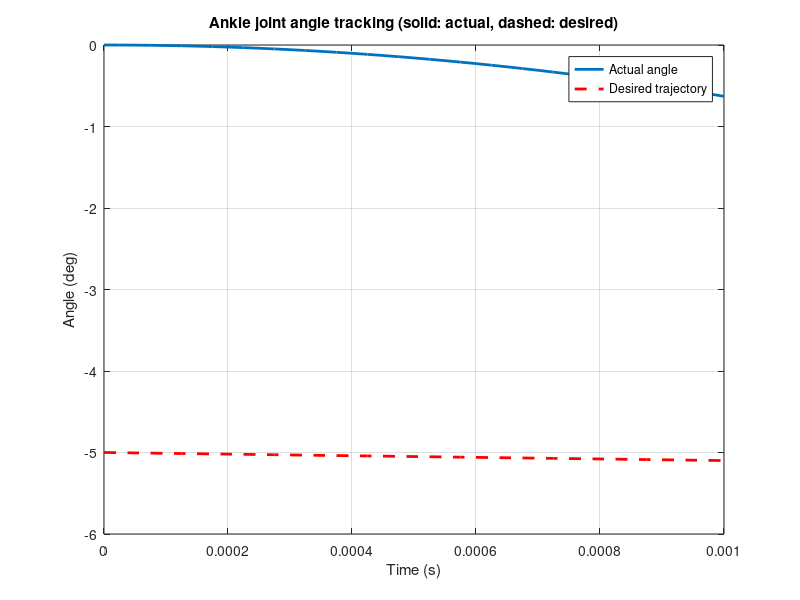
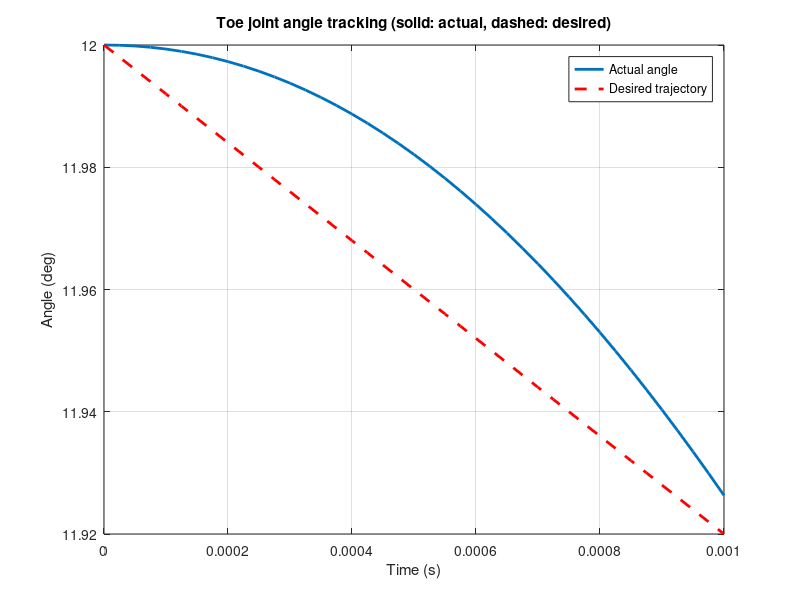
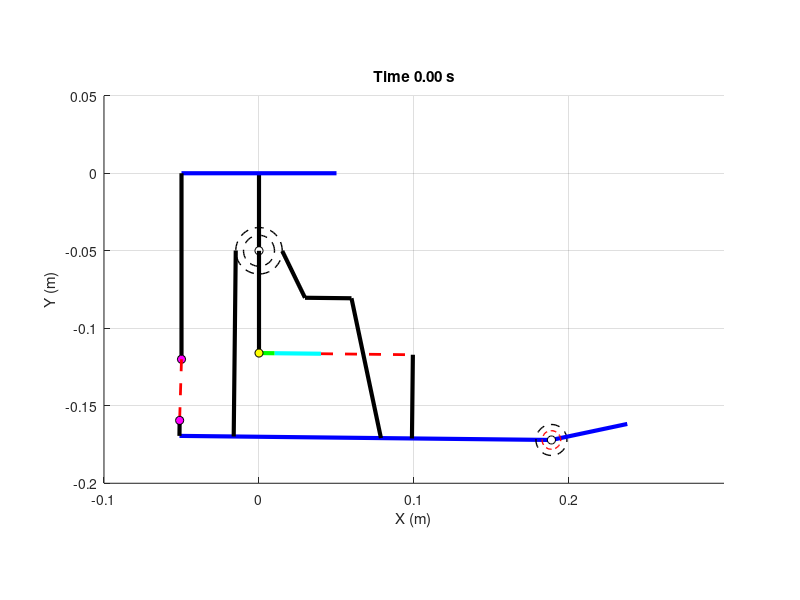

The MATLAB source for these figures, in order:
function prosthetic_foot_sim_v7()
    spring_len_array = [];
    assignin('base', 'spring_len_array', spring_len_array);
    spring_len3_array = [];
    assignin('base', 'spring_len3_array', spring_len3_array);
    x_m_array = [];
    assignin('base', 'x_m_array', x_m_array);
    omega_m_ref_array = [];
    assignin('base', 'omega_m_ref_array', omega_m_ref_array);
    omega_m_array = [];
    assignin('base', 'omega_m_array', omega_m_array);
    omega_t_array = [];
    assignin('base', 'omega_t_array', omega_t_array);
    tau_pid_t_array = [];
    assignin('base', 'tau_pid_t_array', tau_pid_t_array);
    
    
    

    % Parameter definitions: The fixed part above the ankle joint may be less than 1kg, the toe part may be about 100g, so the total is about 3kg
    I_a = 0.01;      % Foot plate moment of inertia (kg·m^2), about 2kg, with the part rotating with the ankle joint, plus other materials, maybe 2.5kg
    I_t = 0.0001;     % Toe joint moment of inertia (kg·m^2)
    m_t = 0.1;      % Toe mass (kg)
    d = 0.20;        % Distance from toe joint to ankle joint (m)
    eta = 0.9;       % Efficiency factor η 

    % There should be other moments of inertia to add, because there are motors and other parts on the foot plate, not yet included (this should be in the whole swing phase and stance phase except for the calculation from full foot landing to forefoot landing to toe off)
    I_toe_at_ankle = I_t + m_t * d^2;
    I_a_total = I_a + I_toe_at_ankle;

    % In the excluded process, the ankle joint does not need to consider the rotation of the toe joint, because it does not rotate with the toe joint
    % I_a_total = I_a;

    % System 1 - Ankle joint
    k1 = 212000; % Spring k1 stiffness coefficient
    L0 = 0.05; % Spring k1 original length 0.04m
    n = 4; % Gear ratio of k1 system
    p_m_per_rev = 0.01; % Lead screw pitch 5 mm/rev = 0.005 m/rev. This needs to consider torque: the larger it is, the less torque it can withstand, the smaller it is, the slower the response. If too large, it may cause overshoot. !!!!! Note that I finally used a range of 0.01, that is, 10mm

    p = p_m_per_rev / (2 * pi);  % m/rad
    theta_a0 = deg2rad(0); % Initial ankle joint angle

    % System 3 - Ankle joint
    k3 = 2000; % Spring k3 stiffness coefficient
    L3 = 0.05; % Spring k3 original length

    % System 2 - Toe joint
    n_t = 5; % Gear ratio of k2 system
    theta_t0 = deg2rad(12); % Initial toe joint angle
    I_actual = 0; % Should be the actual measured motor current, external input variable
    k2 = 1.075; % Spring k2 stiffness coefficient

    % Damping parameters
    b_a = 0.05;       % Ankle joint damping N·m·s/rad
    b_t = 0.01;       % Toe joint damping N·m·s/rad
    b_m = 0.005;      % Motor shaft (toe joint) damping N·m·s/rad

    % Initial state:
    % Add 4 error integrals and previous error variables: ankle joint integral error, previous ankle error, toe joint integral error, previous toe error
    y0 = [theta_a0; 0; 0.03; 0; theta_t0; 0; 0; 0]; 

    tspan = [0 0.001];
    % tspan = linspace(0, 1, 1000);
    
    % options = odeset('RelTol', 1e-8, 'AbsTol', 1e-8); 提高精度

    [t, y] = ode45(@(t,y) dynamics_v7(t, y, ...
        I_a_total, I_t, k1, L0, n, p, k3, L3, ...
        n_t, b_a, b_t, b_m, eta, I_actual, k2), tspan, y0);

    % [t, y] = ode45(@(t,y) dynamics_v7(t, y, ...
    %     I_a_total, I_t, k1, L0, n, p, k3, L3, ...
    %     n_t, b_a, b_t, b_m, eta, I_actual, k2), tspan, y0, options);


    % Plot: ankle angle tracking performance
    figure();
    plot(t, y(:,1)*180/pi, 'LineWidth', 2); hold on;
    plot(t, arrayfun(@ankle_trajectory_real, t)*180/pi, '--r', 'LineWidth', 2);
    xlabel('Time (s)');
    ylabel('Angle (deg)');
    title('Ankle joint angle tracking (solid: actual, dashed: desired)');
    legend('Actual angle', 'Desired trajectory');
    grid on;

    % Plot: toe joint angle tracking performance
    figure();
    plot(t, y(:,5)*180/pi, 'LineWidth', 2); hold on;
    plot(t, arrayfun(@toe_trajectory_real, t)*180/pi, '--r', 'LineWidth', 2);
    xlabel('Time (s)');
    ylabel('Angle (deg)');
    title('Toe joint angle tracking (solid: actual, dashed: desired)');
    legend('Actual angle', 'Desired trajectory');
    grid on;
   
    figure();
    visualize_motion_v7(t, y);

    spring_len_array = evalin('base', 'spring_len_array');
    fprintf('min spring len = %.4f m\n', min(spring_len_array));
    fprintf('max spring len = %.4f m\n', max(spring_len_array));
    spring_len3_array = evalin('base', 'spring_len3_array');
    fprintf('min spring len3 = %.4f m\n', min(spring_len3_array));
    fprintf('max spring len3 = %.4f m\n', max(spring_len3_array));
    x_m_array = evalin('base', 'x_m_array');
    fprintf('min x m = %.4f m\n', min(x_m_array));
    fprintf('max x m = %.4f m\n', max(x_m_array));
    omega_m_ref_array = evalin('base', 'omega_m_ref_array');
    fprintf('min omega m ref = %.4f rad/s\n', min(abs(omega_m_ref_array)));
    fprintf('max omega m ref = %.4f rad/s\n', max(abs(omega_m_ref_array)));
    Q0 = prctile(abs(omega_m_ref_array), 97.5);
    fprintf('Q0 (97.5%%) = %.4f rad/s\n', Q0);
    omega_m_array = evalin('base', 'omega_m_array');
    fprintf('min omega m = %.4f rad/s\n', min(abs(omega_m_array)));
    fprintf('max omega m = %.4f rad/s\n', max(abs(omega_m_array)));
    Q1 = prctile(abs(omega_m_array), 97.5);
    fprintf('Q1 (97.5%%) = %.4f rad/s\n', Q1);

    omega_t_array = evalin('base', 'omega_t_array');
    fprintf('min omega t = %.4f rad/s\n', min(abs(omega_t_array)));
    fprintf('max omega t = %.4f rad/s\n', max(abs(omega_t_array)));
    Q2 = prctile(abs(omega_t_array), 97.5);
    fprintf('Q2 (97.5%%) = %.4f rad/s\n', Q2);

    tau_pid_t_array = evalin('base', 'tau_pid_t_array');
    fprintf('min tau_pid_t = %.4f Nm\n', min(abs(tau_pid_t_array)));
    fprintf('max tau_pid_t = %.4f Nm\n', max(abs(tau_pid_t_array)));
    Q3 = prctile(abs(tau_pid_t_array), 97.5);
    fprintf('Q3 (97.5%%) = %.4f Nm\n', Q3);
    
    
    
    


end

function dydt = dynamics_v7(t, y, I_a_total, I_t, ...
    k1, L0, n, p, k3, L3, n_t, b_a, b_t, b_m, eta, I_actual, k2)

    theta_a = y(1); % Ankle joint angle
    omega_a = y(2); % Ankle joint angular velocity
    x_m = y(3);     % Ball screw nut position
    omega_m = y(4); % Motor angular velocity
    theta_t = y(5); % Toe joint angle
    omega_t = y(6); % Toe joint angular velocity
    integral_e_a = y(7); 
    integral_e_t = y(8);

    % Desired trajectory
    theta_a_ref = ankle_trajectory_real(t);
    theta_t_ref = toe_trajectory_real(t);
    omega_a_ref = ankle_angular_velocity_real(t);

    % --- Ankle joint PID, calculate desired motor speed ---
    e_a = theta_a_ref - theta_a;
    % omega_a_ref = 0 usually holds (if you just want the ankle to reach a fixed point)
    de_a = omega_a_ref - omega_a;  % Use speed error to estimate error derivative

    Kp_a = 100; Ki_a = 10; Kd_a = 17.5;
    % max_val = 10;
    % integral_e_a = max(min(integral_e_a, max_val), -max_val);

    omega_m_ref = (Kp_a*e_a + Ki_a*integral_e_a + Kd_a * de_a);
    % omega_m_ref = (Kp_a*e_a + Ki_a*integral_e_a);
    fprintf('t=%.2f, e_a=%.4f, int_e_a=%.4f, Ki*int=%.4f\n', ...
    t, e_a, integral_e_a, Ki_a*integral_e_a);

    fprintf('t=%.3f, omega_m_ref=%.4f', ...
    t, omega_m_ref);
    fprintf('t=%.3f, x_m=%.4f,e_a=%.4f', ...
    t, x_m,e_a);
    % % --- Motor speed control, calculate motor angular acceleration ---
    K_motor = 5; % Motor speed loop gain
    alpha_m = K_motor * (omega_m_ref - omega_m);

    % Another way: PID control

    % --- Toe joint PID ---
    e_t = theta_t_ref - theta_t;

    Kp_t = 800; Ki_t = 20;
    tau_pid_t = Kp_t*e_t + Ki_t*integral_e_t;

    % Convert torque to target current
    k_t = 0.5;
    I_ref = tau_pid_t / k_t;
    
    % Inner controller: current PI control (using current sensor feedback)
    %error_I = I_ref - I_actual;
    % voltage_out = PI_current_control(error_I); % Control function to be extended
    
    % Output PWM or voltage to control motor
    % set_motor_voltage(voltage_out); % PWM output to be extended

    % --- Spring and damping calculations remain unchanged --- counterclockwise is positive by default
    O1 = [0; -0.05]; % Ankle joint

    % Ankle joint rotation angle
    rot_a = [cos(theta_a), -sin(theta_a); sin(theta_a), cos(theta_a)]; % Ankle joint rotation matrix
    P0 = [-0.05; -0.17]; % Start position of foot plate (initial, when ankle joint is 0)
    P1 = [0.19; -0.17];  % End position of foot plate, before toe joint (initial, when ankle joint is 0)
    dir = (P1 - P0) / norm(P1 - P0);
    P_local = P0 + dir * 0.15;
    P_global = rot_a * (P_local - O1) + O1; % The end of spring k1 is fixed to the foot plate

    % End position of spring k1
    P_f_x = P_global(1) - 0.054*sin(theta_a);
    P_f_y = P_global(2) + 0.054*cos(theta_a);
    P_f = [P_f_x,P_f_y]; 

    P_c = [0.00,-0.116]; % Left endpoint coordinate of the coupling

    v = P_f - P_c;
    theta_b = atan2(v(2), v(1)); % Angle between ball screw and horizontal plane beta
    P_m_x = P_c(1) + (x_m+0.01)*cos(theta_b);
    P_m_y = P_c(2) + (x_m+0.01)*sin(theta_b);
    P_m = [P_m_x,P_m_y]; % Start position of spring k1 / ball screw nut position
    
    P_c_x = P_c(1) + 0.01*cos(theta_b);
    P_c_y = P_c(2) + 0.01*sin(theta_b);
    P_c_r = [P_c_x,P_c_y]; % Right endpoint coordinate of the coupling
    
    % k1对踝关节力矩计算
    spring_vec = P_f - P_m;
    spring_len = norm(spring_vec);
    spring_dir = spring_vec / spring_len;
    F_spring1 = k1 * (L0 - spring_len) * spring_dir;
    F1 = norm(F_spring1);
    r1 = P_f - O1; % Moment arm of spring system k1
    torque1 = -cross2D(r1, F_spring1); % Torque of spring system k1 on ankle joint. I don't understand why there is a problem here!? Logically, there should be no negative sign. Maybe it's a MATLAB issue. In Python, I don't have this problem.
    % torque1 = pyStyleCross2D(r1, F_spring1); 

    % Spring system k3
    P_top = [-0.05; -0.12];
    local_s3 = [-0.05; -0.12];
    P_bottom = rot_a * local_s3 + O1;
    P_bottom_x = P_bottom(1) - 0.01*sin(theta_a);
    P_bottom_y = P_bottom(2) + 0.01*cos(theta_a);
    P_bottom = [P_bottom_x,P_bottom_y];
    spring_vec3 = P_top - P_bottom;
    spring_len3 = norm(spring_vec3);
    spring_dir3 = spring_vec3 / spring_len3;
    F_spring3 = k3 * (spring_len3 - L3) * spring_dir3; % There is also a problem with the length calculation of springlen3, can't find the reason, very strange!?
    F3 = norm(F_spring3);
    r3 = P_bottom - O1;
    torque3 = cross2D(r3, F_spring3);

    % fprintf('t=%.3f, spring_len=%.4f, spring_len3=%.4f, torque1=%.4f, torque3=%.4f, spring_dir=%.4f, r1=%.4f\n', ...
    % t, spring_len, spring_len3, torque1, torque3, spring_dir, r1);

    fprintf('t=%.3f, torque1=%.4f, torque3=%.4f, spring_len=%.4f, spring_len3=%.4f, F1=%.4f, F3=%.4f, tau_pid_t = %.4f, omega_t = %.4f\n  ', ...
    t, torque1, torque3, spring_len, spring_len3, F1, F3, tau_pid_t, omega_t);


    % Calculate total ankle joint torque, including PID output, spring, damping, and support torque
    toe_ankle = toe_ankle_ground_reaction_torque(t);
    tau_GRF = ground_reaction_torque(t);
    tau_leg = leg_ground_reaction_torque(t);
    total_torque_a = torque1 + torque3 - b_a * omega_a + tau_GRF - tau_leg + toe_ankle;
    % total_torque_a = torque1 + torque3 - b_a * omega_a;
    % Note: The motor torque of the ankle joint is changed from PID to speed loop control, not directly added here

    % Toe joint torque remains unchanged
    torque_spring_t = -k2 * (theta_t - 0);
    damping_joint_t = -b_t * omega_t;
    damping_motor_t = - (b_m / n_t^2) * omega_t;
    tau_toe_GRF = toe_ground_reaction_torque(t);
    % total_torque_t = tau_pid_t / n_t + torque_spring_t + damping_joint_t + damping_motor_t + tau_toe_GRF;
    total_torque_t = tau_pid_t / n_t + torque_spring_t + damping_joint_t + damping_motor_t + tau_toe_GRF;

    % 状态导数更新
    dydt = zeros(8,1);
    dydt(1) = omega_a;
    dydt(2) = total_torque_a / I_a_total;

    dx_m = omega_m * n * p;    % Motor lead screw position change, p is lead screw pitch
    fprintf('t=%.3f, dx_m=%.4f', ...
    t, dx_m);
    
    % Limit logic (limit derivative! not state) determined by lead screw range
    x_min = 0; x_max = 0.07;
    if y(3) <= x_min && dx_m < 0
    dx_m = 0;    % Directly set dx_m = 0, is this correct? Should I only control my independent variable?
    alpha_m = 0; % Should omega_m also be limited at the same time?
    elseif y(3) >= x_max && dx_m > 0
        dx_m = 0;
        alpha_m = 0;
    end
    
    % Limit logic (limit derivative! not state) determined by the position between x_m and P_f. The former must be inside the latter, otherwise it will be pushed out / the right side P_f of the spring system cannot be compressed to 0
    if y(3) >= norm(v) && dx_m > 0
        dx_m = 0;    
        alpha_m = 0;
    elseif norm(v) <= 0
        dx_m = 0;    
        alpha_m = 0;
    end

    dydt(3) = dx_m;
    dydt(4) = alpha_m;        % Motor angular acceleration, generated by speed closed-loop control
    dydt(5) = omega_t;
    dydt(6) = total_torque_t / I_t;
    dydt(7) = e_a;
    dydt(8) = e_t;

    assignin('base', 'spring_len_array', [evalin('base','spring_len_array'); spring_len]);
    assignin('base', 'spring_len3_array', [evalin('base','spring_len3_array'); spring_len3]);
    assignin('base', 'x_m_array', [evalin('base','x_m_array'); x_m]);
    assignin('base', 'omega_m_ref_array', [evalin('base','omega_m_ref_array'); omega_m_ref]);
    assignin('base', 'omega_m_array', [evalin('base','omega_m_array'); omega_m]);
    assignin('base', 'omega_t_array', [evalin('base','omega_t_array'); omega_t]);
    assignin('base', 'tau_pid_t_array', [evalin('base','tau_pid_t_array'); tau_pid_t]);
end

function theta_ref = ankle_trajectory(t) % -25 +15
    theta_start = 0 * pi/180;
    theta_end = 15 * pi/180;
    T = 1;
    if t <= T
        theta_ref = theta_start + (theta_end - theta_start) * t / T;
    else
        theta_ref = theta_end;
    end
end

function theta_ref = ankle_trajectory_real(t)
    % Simulate normal human ankle joint angle trajectory (black solid line)
    % Input: t ∈ [0, 1] (time, in seconds)
    % Output: theta_ref (unit: rad)

    % Map t ∈ [0,1] to %GC ∈ [0,100]
    gc = t * 100;

    % Original data points (estimated from graph, unit: deg)
    % x_gc =        [0    5  10  15  20 25  30  35 40  45  50 55 60   65   70 75 80 85  90  95 100];
    % y_angle_deg = [-5 -7.5 -5 -2.5 0 1.25 2.5 5  6.5 8.5 10 5  -5 -12.5 -10 -5 -1  0  -2 -3.5 -5 ];
    
    x_gc =        [0    5  10  15  20 25  30  35 40  45  50 55 60   65   70 75 80 85  90  95 100];
    y_angle_deg = [-5 -7.5 -5 -2.5 0 1.25 2.5 5  6.5 8.5 10 5  -5 -12.5 -10 -5 -1  0  -2 -3.5 -5];
                 
    % Spline interpolation and convert to radians
    y_angle_rad = deg2rad(y_angle_deg);
    theta_ref = interp1(x_gc, y_angle_rad, gc, 'pchip');

    % Out-of-bounds protection
    theta_ref(gc < 0 | gc > 100) = 0;
end

function omega_ref = ankle_angular_velocity_real(t)
    dt = 0.001;  
    if t < dt
        theta_now = ankle_trajectory_real(t);
        theta_next = ankle_trajectory_real(t + dt);
        omega_ref = (theta_next - theta_now) / dt;
    else
        theta_now = ankle_trajectory_real(t);
        theta_prev = ankle_trajectory_real(t - dt);
        omega_ref = (theta_now - theta_prev) / dt;
    end
end



function theta_ref = toe_trajectory(t) % -10 +60
    theta_start = 0 * pi/180;
    theta_end = -10 * pi/180;
    T = 1;
    if t <= T
        theta_ref = theta_start + (theta_end - theta_start) * t / T;
    else
        theta_ref = theta_end;
    end
end

function theta_ref = toe_trajectory_real(t)
    % Fit to the blue curve in the first figure
    % Input: t ∈ [0,1] (unit: s)
    % Output: theta_ref (unit: rad)

    % Map t → %GC
    gc = t * 100;

    % Blue line angle data estimated from the graph (unit: deg)
    x_gc =        [0  5 10 15 20 25 30 35 40 45 50 55   60 65 70 75    80   85 90  95 100];
    y_angle_deg = [12 8  4 2 0 1.75 2 3.5  6   9 15 27.5 37 20 10 10.25 10.5 11 11.25 11.5 12];

    % Interpolate & convert to radians
    y_angle_rad = deg2rad(y_angle_deg);
    theta_ref = interp1(x_gc, y_angle_rad, gc, 'pchip');

    % Out-of-bounds protection
    theta_ref(gc < 0 | gc > 100) = 0;
end


function z = cross2D(a, b)
    z = a(1)*b(2) - a(2)*b(1);
end

function visualize_motion_v7(t, y)
    % Parameter set, all units in meters
    l_k = 20/100; % Foot plate length (excluding toe)
    l_t = 7.5/100; % Toe length
    h_a = 8.5/100; % Ankle joint height (to foot bottom)
    h_t = 2/100; % Toe joint height (to foot bottom)
    h_f = 22.5/100; % Whole foot height (to foot bottom)
    d_a = 5/100; % Ankle joint horizontal position (to heel)
    l_k3 = 4.5/100; % Heel spring k3 original length (using compression spring)
    d_k1 = 10/100; % Left end position of ankle spring k1 (distance from left end of foot plate to heel)
    l_k1 = 7/100; % Ankle spring k1 original length (using compression spring)
    h_s = 13.5/100; % Distance from ankle joint to receiving plane

    for i = 1:10:length(t)
        theta_a = y(i,1);
        x_m = y(i,3);
        theta_t = y(i,5);

        clf; hold on;
        
    % Upper rod above ankle joint
        plot([0, 0], [0, -0.05], 'k-', 'LineWidth', 3);

    % Ankle joint

    O1 = [0; -0.05]; % Ankle joint coordinate

        plot(O1(1), O1(2), 'ko', 'MarkerFaceColor', 'w'); 
        draw_circle(O1, 0.01, 'k', 1);
        draw_circle(O1, 0.015, 'k', 1);
        
    % Lower rod below ankle joint
        plot([0, 0], [-0.05, -0.116], 'k-', 'LineWidth', 3);
        
    % GRF receiving plane
        plot([-0.05, 0.05], [0, 0], 'b-', 'LineWidth', 3);

    % Upper rod of spring 3
        plot([-0.05, -0.05], [-0.12, 0], 'k-', 'LineWidth', 3);

    % Upper endpoint of spring 3
        plot(-0.05, -0.12, 'ko', 'MarkerFaceColor', 'm');

        foot_pts = [-0.05, -0.17; 0.19, -0.17]';
        rot_a = [cos(theta_a), -sin(theta_a); sin(theta_a), cos(theta_a)];
        foot_rot = rot_a * (foot_pts - O1) + O1;
        plot(foot_rot(1,:), foot_rot(2,:), 'b-', 'LineWidth', 3);

    % Lower endpoint of spring 3 - left endpoint of foot plate, initial position
        P0 = [-0.05; -0.17];
    % Right endpoint of foot plate, initial position
        P1 = [0.19; -0.17];
        dir = (P1 - P0) / norm(P1 - P0);
        P_local = P0 + dir * 0.15;
        P_global = rot_a * (P_local - O1) + O1;
        
    % Right endpoint of spring 1
        P_f_x = P_global(1) - 0.054*sin(theta_a);
        P_f_y = P_global(2) + 0.054*cos(theta_a);
        P_f = [P_f_x,P_f_y];
        
    % Yellow rotation point - left endpoint of coupling
        P_c = [0.00,-0.116];
        v = P_f - P_c;
        theta_b = atan2(v(2), v(1));
        
    % Left endpoint of spring 1 - right endpoint of lead screw
        P_m_x = P_c(1) + (x_m+0.01)*cos(theta_b);
        P_m_y = P_c(2) + (x_m+0.01)*sin(theta_b);
        P_m = [P_m_x,P_m_y];

        plot([P_m(1), P_f(1)], [P_m(2), P_f(2)], 'r--', 'LineWidth', 2);
        
    % Right endpoint of coupling - left endpoint of lead screw
        P_c_x = P_c(1) + 0.01*cos(theta_b);
        P_c_y = P_c(2) + 0.01*sin(theta_b);
        P_c_r = [P_c_x,P_c_y];
    
        plot([P_c_r(1), P_m(1)], [P_c_r(2), P_m(2)], 'c-', 'LineWidth', 3);
        % plot([P_m(1), P_f(1)], [P_m(2), P_f(2)], 'c-', 'LineWidth', 1);

        plot([0, P_c_r(1)], [-0.116, P_c_r(2)], 'g-', 'LineWidth', 3);
        plot(0.00, -0.116, 'ko', 'MarkerFaceColor', 'y');

        plot([P_global(1), P_f(1)], [P_global(2), P_f(2)], 'k-', 'LineWidth', 3);
        
    % Heel spring
        P_top = [-0.05; -0.12];
        local_s3 = [-0.05; -0.12];

        P_bot = rot_a * local_s3 + O1;
        P_bottom_x = P_bot(1) - 0.01*sin(theta_a);
        P_bottom_y = P_bot(2) + 0.01*cos(theta_a);
        P_bottom = [P_bottom_x,P_bottom_y];
        plot([P_top(1), P_bottom(1)], [P_top(2), P_bottom(2)], 'r--', 'LineWidth', 2);
        
        plot([P_bot(1), P_bottom(1)], [P_bot(2), P_bottom(2)], 'k-', 'LineWidth', 3);
        plot(P_bottom(1), P_bottom(2), 'ko', 'MarkerFaceColor', 'm');
        
    % Toe joint
        O2_local = [0.19; -0.17];
        O2 = rot_a * (O2_local - O1) + O1;
        draw_circle(O2, 0.01, 'k', 1);

        toe_length = 0.05;
        rot_t = [cos(theta_t), -sin(theta_t); sin(theta_t), cos(theta_t)];
        toe_vec = rot_t * [toe_length; 0];
        toe_end = O2 + toe_vec;

        plot([O2(1), toe_end(1)], [O2(2), toe_end(2)], 'b-', 'LineWidth', 3);
        plot(O2(1), O2(2), 'ko', 'MarkerFaceColor', 'w');
        draw_circle(O2, 0.006, 'r', 1);

        
    % Ankle joint bracket
        local_s4 = [-0.015; -0.12];
        P_p = rot_a * local_s4 + O1;
        P_p_x = P_p(1) - 0.12*sin(theta_a);
        P_p_y = P_p(2) + 0.12*cos(theta_a);
        P_p_bottom = [P_p_x,P_p_y];
        plot([P_p(1), P_p_bottom(1)], [P_p(2), P_p_bottom(2)], 'k-', 'LineWidth', 3);

        local_s5 = [0.015; -0.07];
        local_s6 = [0.03; -0.07];
        P_p = rot_a * local_s5 + O1;
        P_p_x = P_p(1) - 0.07*sin(theta_a);
        P_p_y = P_p(2) + 0.07*cos(theta_a);
        P_pp = rot_a * local_s6 + O1;
        P_l_x = P_pp(1) - 0.04*sin(theta_a);
        P_l_y = P_pp(2) + 0.04*cos(theta_a);
        P_p_bottom_1 = [P_p_x,P_p_y];
        P_p_bottom_2 = [P_l_x,P_l_y];
        plot([P_p_bottom_1(1), P_p_bottom_2(1)], [P_p_bottom_1(2), P_p_bottom_2(2)], 'k-', 'LineWidth', 3);
        local_s7 = [0.06; -0.07];
        P_ppp = rot_a * local_s7 + O1;
        P_t_x = P_ppp(1) - 0.04*sin(theta_a);
        P_t_y = P_ppp(2) + 0.04*cos(theta_a);
        P_p_bottom_3 = [P_t_x,P_t_y];
        plot([P_p_bottom_2(1), P_p_bottom_3(1)], [P_p_bottom_2(2), P_p_bottom_3(2)], 'k-', 'LineWidth', 3);
        local_s7 = [0.08; -0.12];
        P_pppp = rot_a * local_s7 + O1;
        plot([P_pppp(1), P_p_bottom_3(1)], [P_pppp(2), P_p_bottom_3(2)], 'k-', 'LineWidth', 3);
    


        axis equal;
        axis([-0.1 0.3 -0.2 0.05]);
    title(sprintf('Time %.2f s', t(i)));
    xlabel('X (m)');
    ylabel('Y (m)');
        grid on;
        pause(0.02);
    end
end

function draw_circle(center, radius, color, linewidth)
    theta = linspace(0, 2*pi, 50);
    x = center(1) + radius * cos(theta);
    y = center(2) + radius * sin(theta);
    plot(x, y, 'Color', color, 'LineWidth', linewidth, 'LineStyle', '--');
end

% The heel friction torque can probably be ignored
function tau_GRF = ground_reaction_torque(t)
    % t: input time (unit: s), can be scalar or vector

    % --- Simulation parameter settings ---
    feet_length = 0.25;           % Foot length (m)
    Body_weight = 60;             % Body weight (kg)
    T_stance = 0.5;               % Stance phase duration (s)

    % --- Original r_x data (assumed unit: % foot length) ---
    r_x = [10 15 22.5 27.5 30 32.5 37.5 42 45 51 56 60 65 70 72.5 74.5 76]; % 17 points
    x_old = linspace(0, T_stance, length(r_x));   % Corresponds to stance phase 0~0.5s

    % --- Interpolate to 10 time points (or more) ---
    t_interp = linspace(0, T_stance, 10);
    r_x_interp = interp1(x_old, r_x, t_interp, 'linear');
    r_x_net = r_x_interp - 25;                    % Centered at ankle (25%)
    r_x_actual = r_x_net * feet_length / 100;     % Convert to meters

    % --- Simulate vertical GRF, unit: BW (body weight) ratio ---
    F_y = [0 9 12 11.5 10.5 9.5 9 9.5 10.5 12 11]; % 11个点
    F_y_interp = interp1(linspace(0, T_stance, length(F_y)), F_y, t_interp);
    F_y_actual = F_y_interp * Body_weight;

    % --- Calculate torque vector for the first 0.5 seconds ---
    tau_half = r_x_actual .* F_y_actual;  % Cross product: r × F (scalar)

    % --- Output tau at corresponding time points ---
    tau_GRF = zeros(size(t));             % Initialize to 0

    % Interpolate for t in [0, 0.5]
    idx = t <= T_stance;
    tau_GRF(idx) = interp1(t_interp, tau_half, t(idx), 'linear', 0);  % Interpolate, 0 if out of range
end

function tau_toe_GRF = toe_ground_reaction_torque(t)
    % t: input time (unit: s), can be scalar or vector

    % --- Simulation parameter settings ---
    feet_length = 0.25;           % Foot length (m)
    Body_weight = 60;             % Body weight (kg)
    T_start = 0.5;                % Toe support phase start time
    T_stance = 0.1;               % Toe support phase duration (s)

    % --- Time nodes and interpolation time ---
    t_interp = linspace(T_start, T_start + T_stance, 10);  % Toe support period: 0.5~0.6s

    % --- Original r_x data (% foot length) ---
    r_x = [79 83 91];  % Force application point moves in the toe direction
    t_r = linspace(T_start, T_start + T_stance, length(r_x));
    r_x_interp = interp1(t_r, r_x, t_interp, 'linear');

    % --- Relative to ankle joint position (set ankle at 25%) ---
    r_x_net = r_x_interp - 75;
    r_x_actual = r_x_net * feet_length / 100;  % Convert to meters

    % --- Vertical GRF (unit: body weight ratio) ---
    F_y = [9 5 1];
    t_f = linspace(T_start, T_start + T_stance, length(F_y));
    F_y_interp = interp1(t_f, F_y, t_interp, 'linear');
    F_y_actual = F_y_interp * Body_weight;

    % --- Calculate torque: tau = r × F (scalar multiplication in 2D) ---
    tau_toe_half = r_x_actual .* F_y_actual;

    % --- Output final result ---
    tau_toe_GRF = zeros(size(t));  % Initialize

    % Find indices in t that are within the toe support time period
    idx = (t >= T_start) & (t <= T_start + T_stance);

    % Interpolate output
    tau_toe_GRF(idx) = interp1(t_interp, tau_toe_half, t(idx), 'linear', 0);
end

function tau_leg_GRF = leg_ground_reaction_torque(t)
    % t: input time (unit: s), can be scalar or vector

    % --- Simulation parameter settings ---        % Foot length (m)
    Body_weight = 60;             % Body weight (kg)
    T_stance = 1;               % Stance phase duration (s)

    % --- Original r_x data (assumed unit: % foot length) ---
    t_interp = linspace(0, T_stance, 20);

    r_x = [-5  -2.5   0    1    2      4   6   8   10   12  13 14  15 0 0 0 0 0 0 0 0]/100;
    F_y = [0     9    12  11.5 10.5   9.5  9   9.5 10.5 12  11  6  1  0 0 0 0 0 0 0 0]; % 21 points
    r_x_interp = interp1(linspace(0, T_stance, length(r_x)), r_x, t_interp);


    % --- Simulate vertical GRF, unit: BW (body weight) ratio ---
    F_y_interp = interp1(linspace(0, T_stance, length(F_y)), F_y, t_interp);
    F_y_actual = F_y_interp * Body_weight;

    tau_leg_half = r_x_interp .* F_y_actual;  % Cross product: r × F (scalar)

    % --- Output tau at corresponding time points ---
    tau_leg_GRF = zeros(size(t));             % Initialize to 0

    idx = t <= T_stance;
    tau_leg_GRF(idx) = interp1(t_interp, tau_leg_half, t(idx), 'linear', 0);  % Interpolate, 0 if out of range
end


% Gait 50%–60%: toe push-off phase
% Reaction torque from the toe acting on the forefoot
function toe_ankle = toe_ankle_ground_reaction_torque(t)
    % t: input time (unit: s), can be scalar or vector

    % --- Simulation parameter settings ---      
    T_start = 0.5;        % Start time of toe push-off (s)
    T_stance = 0.1;       % Duration of toe push-off phase (s)

    % Time vector corresponding to points of M_toe_ankle
    % M_toe_ankle has 3 points, so t_interp should also have 3 points
    t_interp = linspace(0, T_stance, length([70 40 20]));

    % Reaction torque values (Nm) at sampled points
    M_toe_ankle = [70 40 20];

    toe_ankle = zeros(size(t));   % Initialize with zeros
    
    % Find indices in t that are within the support phase interval
    idx = (t >= T_start) & (t <= T_start + T_stance);
    
    % For these time points, subtract T_start to align with t_interp interval
    t_local = t(idx) - T_start;
    
    % Perform interpolation
    toe_ankle(idx) = interp1(t_interp, M_toe_ankle, t_local, 'linear', 0);  
    % Interpolate values, outside the range return 0
end

function tau = pyStyleCross2D(a, b)
    % Input: a = [x1,y1], b = [x2,y2]
    % Output: equivalent to np.cross([x1,y1,0], [x2,y2,0])[2]
    
    % Explicit 3D cross product projection
    cross_3d = cross([a(1), a(2), 0], [b(1), b(2), 0]);
    tau = cross_3d(3); % Extract the Z component
end


% % Time vector (0 to 1 s, 100 points)
% t = linspace(0, 1, 100);
% 
% % Call your function to compute torque
% tau = ground_reaction_torque(t) - leg_ground_reaction_torque(t) + toe_ankle_ground_reaction_torque(t);
% 
% % Plot
% figure;
% plot(t, tau, 'LineWidth', 2);
% xlabel('Time (s)');
% ylabel('Leg Ground Reaction Torque (Nm)');
% title('Ground Reaction Torque vs Time');
% grid on;
